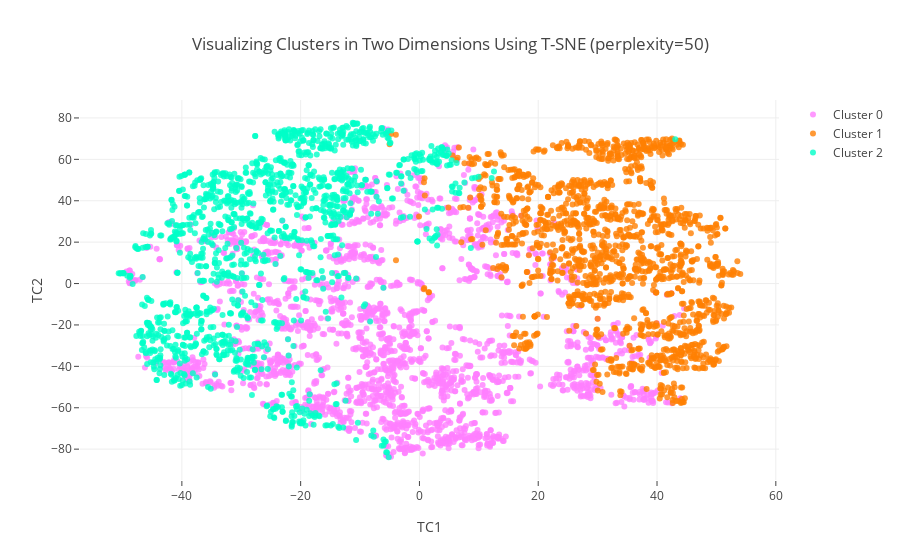

This figure's notebook cell:
### Markdown cell above
The next plot displays the three clusters on the two dimensions created by T-SNE for 2-D visualization:

### Code cell
#Instructions for building the 2-D plot

#trace1 is for 'Cluster 0'
trace1 = go.Scatter(
                    x = cluster0["TC1_2d"],
                    y = cluster0["TC2_2d"],
                    mode = "markers",
                    name = "Cluster 0",
                    marker = dict(color = 'rgba(255, 128, 255, 0.8)'),
                    text = None)

#trace2 is for 'Cluster 1'
trace2 = go.Scatter(
                    x = cluster1["TC1_2d"],
                    y = cluster1["TC2_2d"],
                    mode = "markers",
                    name = "Cluster 1",
                    marker = dict(color = 'rgba(255, 128, 2, 0.8)'),
                    text = None)

#trace3 is for 'Cluster 2'
trace3 = go.Scatter(
                    x = cluster2["TC1_2d"],
                    y = cluster2["TC2_2d"],
                    mode = "markers",
                    name = "Cluster 2",
                    marker = dict(color = 'rgba(0, 255, 200, 0.8)'),
                    text = None)

data = [trace1, trace2, trace3]

title = "Visualizing Clusters in Two Dimensions Using T-SNE (perplexity=" + str(perplexity) + ")"

layout = dict(title = title,
              xaxis= dict(title= 'TC1',ticklen= 5,zeroline= False),
              yaxis= dict(title= 'TC2',ticklen= 5,zeroline= False)
             )

fig = dict(data = data, layout = layout)

iplot(fig)

### Figure 1 — Plotly figure (JSON) as saved in the notebook; plotly's stock layout.template omitted (floating-point values rounded to 4 significant figures; data arrays with more than 128 entries replaced by an {"elided": "..."} marker saying what was removed)
{"data": [{"marker": {"color": "rgba(255, 128, 255, 0.8)"}, "mode": "markers", "name": "Cluster 0", "x": {"elided": "2119 float values"}, "y": {"elided": "2119 float values"}, "type": "scatter", "uid": "3ab89620-a41b-11ef-a86c-2b8ada641958"}, {"marker": {"color": "rgba(255, 128, 2, 0.8)"}, "mode": "markers", "name": "Cluster 1", "x": {"elided": "1526 float values"}, "y": {"elided": "1526 float values"}, "type": "scatter", "uid": "3ab898d2-a41b-11ef-a86c-2b8ada641958"}, {"marker": {"color": "rgba(0, 255, 200, 0.8)"}, "mode": "markers", "name": "Cluster 2", "x": {"elided": "1355 float values"}, "y": {"elided": "1355 float values"}, "type": "scatter", "uid": "3ab89a1c-a41b-11ef-a86c-2b8ada641958"}], "layout": {"title": "Visualizing Clusters in Two Dimensions Using T-SNE (perplexity=50)", "xaxis": {"ticklen": 5, "title": "TC1", "zeroline": false}, "yaxis": {"ticklen": 5, "title": "TC2", "zeroline": false}}}
